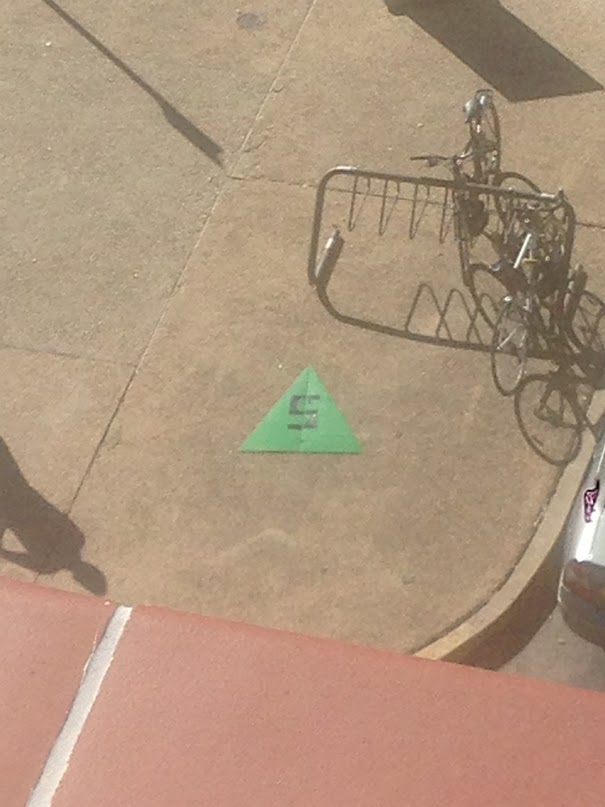
%> input picture AutoShapes/images/2014-10-26-2.jpg, 605 x 807 px, given in place of image-100.jpg, which was not available
$ octave Vegeta.m   (GNU Octave 9; MATLAB toolbox functions it lacks are replaced by stand-ins)
%> lines starting %> are read from the running program, lines starting %| are printed output that depends on the picture; pictures that were not available may be replaced by others from this repository, and a replacement may not be noted
### Cloud 10/coloredges.m
function [edge_magnitude, edge_orientation] = coloredges(im)
%COLOREDGES Edges of a color image by the max gradient method.
%   [MAGNITUDE, ORIENTATION] = COLOREDGES(IMAGE)
%   Extracts the edges of a color image without converting it to grayscale.
%
%   Changes in color are detected even when the grayscale color of two
%   pixels are the same. The edge strength is typically greater or equal to
%   the magnitude obtained by simply filtering a grayscale image.
%
%   Optionally, the edge orientation can also be returned.
%
%   Example
%   -------
%   The image generated by the example code shows two edge types:
%     White - edges found by both methods.
%     Red - edges found only by the color method.
%
%   This clearly shows that a significant amount of information is lost by
%   the standard method, but it is recovered with the gradient method.
%
%     figure, im = imread('peppers.png'); imshow(im)
%
%     %get color edges and normalize magnitude
%     C = coloredges(im);
%     C = C / max(C(:));
%
%     %get grayscale edges and normalize magnitude
%     G_image = single(rgb2gray(im)) / 255;
%     G = sqrt(imfilter(G_image, fspecial('sobel')').^2 + imfilter(G_image, fspecial('sobel')).^2);
%     G = G / max(G(:));
%
%     %show comparison
%     figure, imshow(uint8(255 * cat(3, C, G, G)))
%
%   Algorithm
%   ---------
%   The RGB color of each pixel is treated as a 3D vector, and the strength
%   of the edge is the magnitude of the maximum gradient. This also works
%   if the image is in any other (3-dimensional) color space. Direct
%   formulas for the jacobian eigenvalues were used, so this function is
%   vectorized and yields good results without sacrificing performance.
%
%   Author: Jo鉶 F. Henriques
%

	%J is the jacobian, its elements are the partial derivatives of r/g/b
	%with respect to x/y. the edge strength is the greatest eigenvalue of:
	% J'*J
	% =
	% [ rx,  gx,  bx ] * [ rx,  ry ]
	% [ ry,  gy,  by ]   [ gx,  gy ]
	% 	                 [ bx,  by ]
	% =
	% [ rx^2 + gx^2 + bx^2,   rx*ry + gx*gy + bx*by ]
	% [ rx*ry + gx*gy + bx*by,   ry^2 + gy^2 + by^2 ]
	% =
	% [ Jx, Jxy ]
	% [ Jxy, Jy ]

	%smoothed partial derivatives using sobel filter (could use any other)
	im = single(im) / 255;
	yfilter = fspecial('sobel');
	xfilter = yfilter';

	rx = imfilter(im(:,:,1), xfilter);
	gx = imfilter(im(:,:,2), xfilter);
	bx = imfilter(im(:,:,3), xfilter);

	ry = imfilter(im(:,:,1), yfilter);
	gy = imfilter(im(:,:,2), yfilter);
	by = imfilter(im(:,:,3), yfilter);

	Jx = rx.^2 + gx.^2 + bx.^2;
	Jy = ry.^2 + gy.^2 + by.^2;
	Jxy = rx.*ry + gx.*gy + bx.*by;

	%compute first (greatest) eigenvalue of 2x2 matrix J'*J.
	%note that the abs() is only needed because some values may be slightly
	%negative due to round-off error.
	D = sqrt(abs(Jx.^2 - 2*Jx.*Jy + Jy.^2 + 4*Jxy.^2));
	e1 = (Jx + Jy + D) / 2;
	%the 2nd eigenvalue would be:  e2 = (Jx + Jy - D) / 2;

	edge_magnitude = sqrt(e1);

	if nargout > 1,
		%compute edge orientation (from eigenvector tangent)
		edge_orientation = atan2(-Jxy, e1 - Jy);
	end

end

### Cloud 10/Vegeta.m
close all;
%img_test = imread('images/test/bad7.jpg');
img_test = imread('images/image-100.jpg');
%> img_test is the input picture: size 807x605x3 uint8; mean R, G, B 175.1, 148.9, 125.3

img = img_test;
%img2 = imsharpen(img);
filter = .15;
%RGB2 = imadjust(img, [.1 .1 .1; .9 .9 .9]);
se = strel('square',2);
% se2 = strel('square',1);
gray = rgb2gray(img);
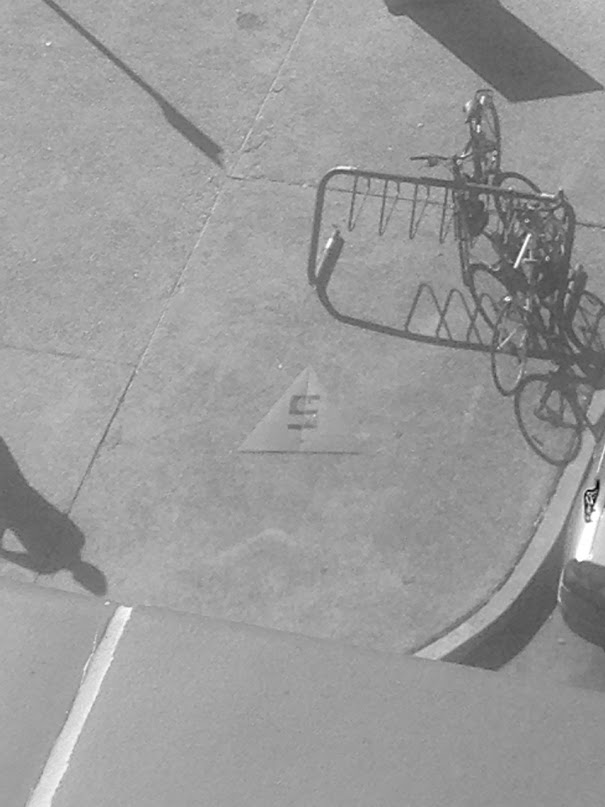
%> gray: size 807x605 uint8; min 3, max 255, mean 154
% [4 lines of commented-out code are left out]
thisImage = coloredges(img);
%> in coloredges, `rx = imfilter(im(:,:,1), xfilter);`:
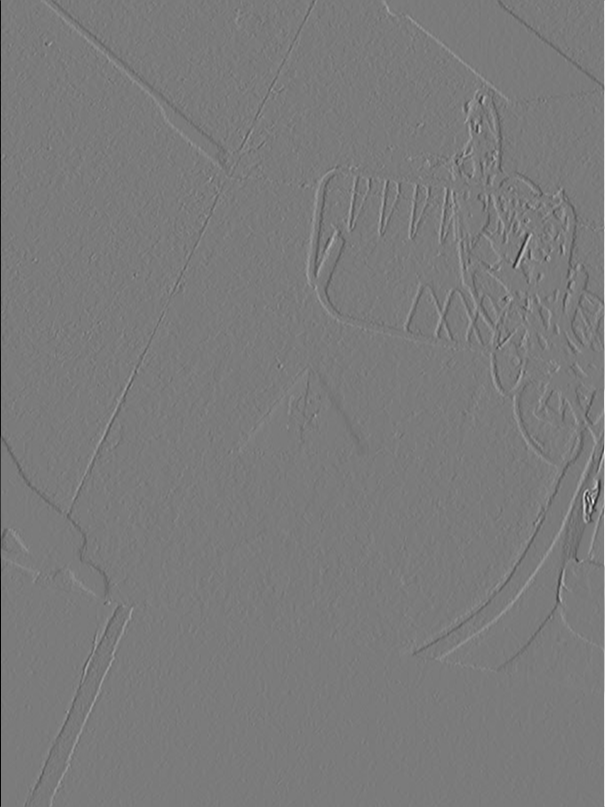
%> rx: size 807x605 single; min -3.32, max 3.56, mean 0.000451; drawn with min black and max white
%> in coloredges, `ry = imfilter(im(:,:,1), yfilter);`:
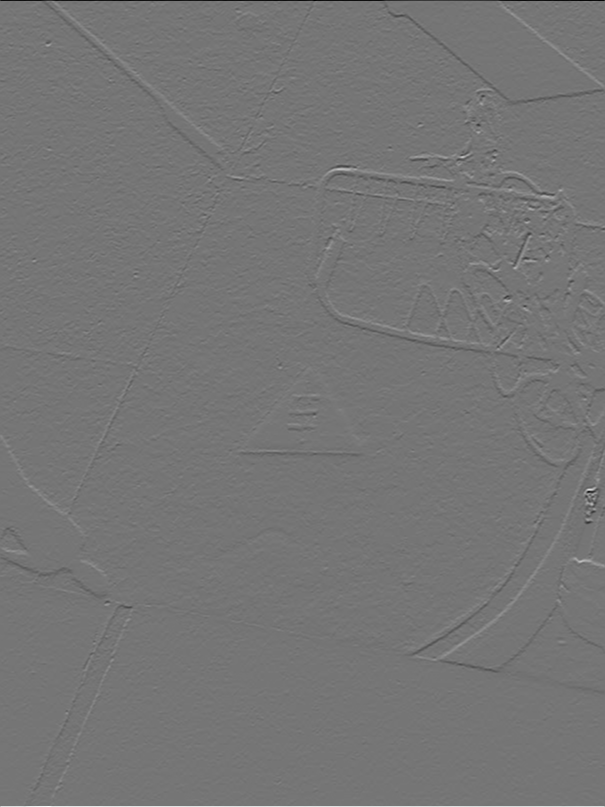
%> ry: size 807x605 single; min -3.39, max 3.95, mean -0.000523; drawn with min black and max white
%> in coloredges, `Jx = rx.^2 + gx.^2 + bx.^2;`:
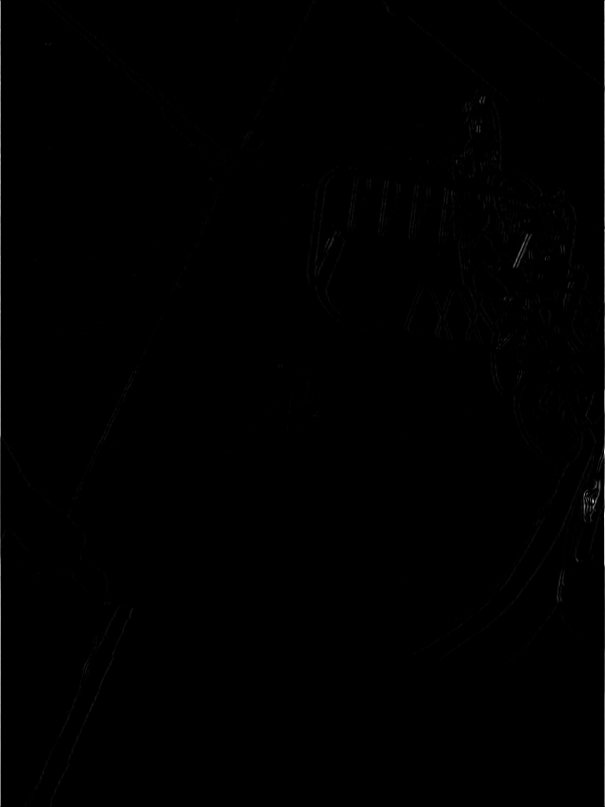
%> Jx: size 807x605 single; min 0, max 36.95, mean 0.1; drawn with min black and max white
%> in coloredges, `edge_magnitude = sqrt(e1);`:
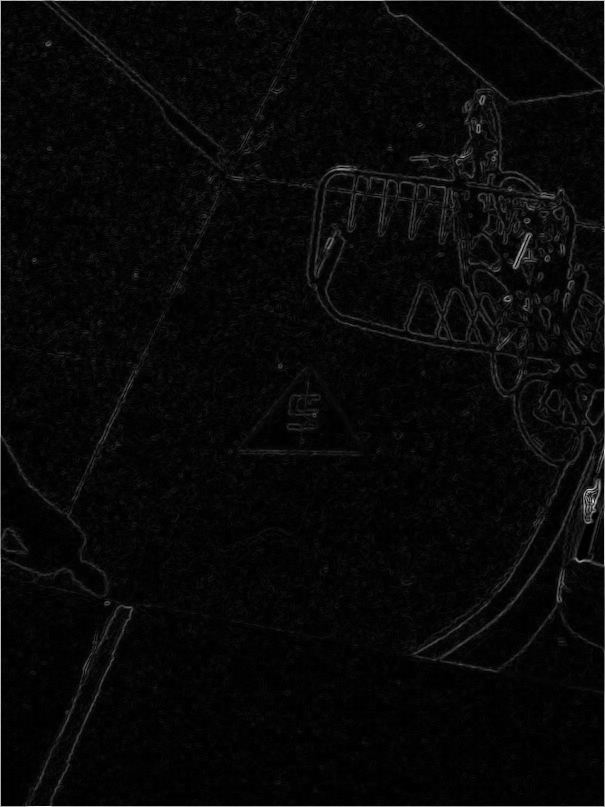
%> edge_magnitude: size 807x605 single; min 0, max 6.42, mean 0.218; drawn with min black and max white
%> (the run ends here)
